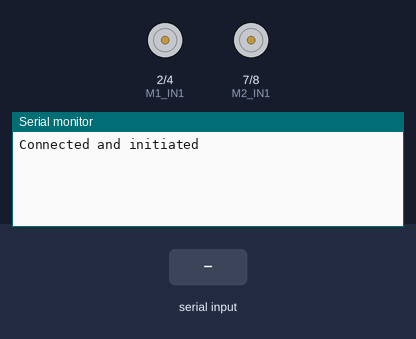
Simulated run of this sketch. Board: Arduino Uno, built with avr-gcc and run on an emulated ATmega328P. Parts: motor-driver pin pairs drawn as motors (green arrow = first pin HIGH = forward, orange = second pin HIGH = backward, longer = more drive, scaled by the enable pin), the last lines printed to the serial monitor. The test bench sets the inputs (shaded band).

Above: at 1.2 s.
1.3 s: "W" received over the second serial link
At 2.4 s:
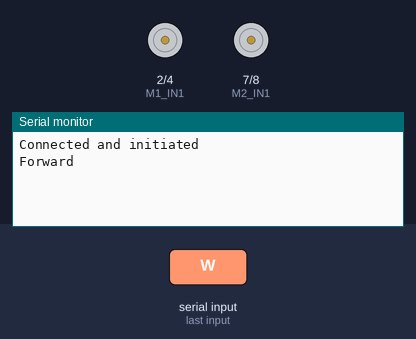
2.8 s: "S" received over the second serial link
At 3.5 s:
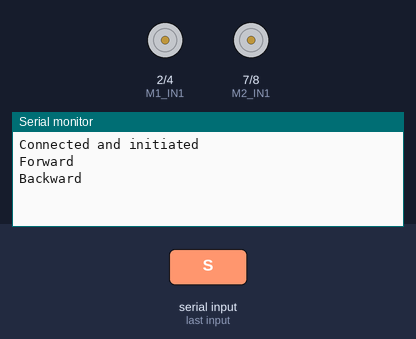
4.3 s: "A" received over the second serial link
At 4.7 s:
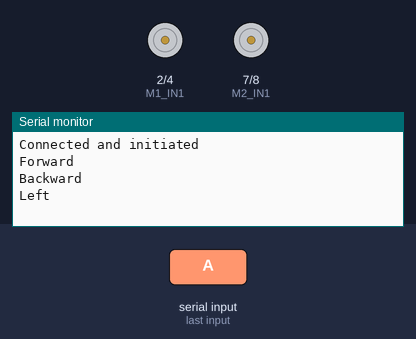
5.8 s: "D" received over the second serial link
At 7.0 s:
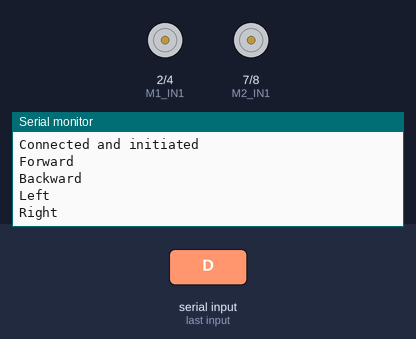

Measured:
- after the input at 1.3 s, the serial monitor: prints a new line at once (image 1)
- after the input at 2.8 s, the serial monitor: prints a new line at once (image 2)
- after the input at 4.3 s, the serial monitor: prints a new line at once (image 3)
- after the input at 5.8 s, the serial monitor: prints a new line at once (image 4)

The sketch:

GCBot_arduino.ino
```cpp
#include <SoftwareSerial.h>


/**
 * Connections.
 * The Rx of the bluetooth Module HC-05 should be connected to pin 11.
 * The Tx of HC-05 should be connected to pin 10.
 * Pin 2,3,4,5,7,8 should be connected to the corresponding pin on the motor driver ciruit
 * The motor fited on the left should be connected to 2,3,4 pins
 * The motor fited on the right should be connected to 5,7,8 pins
 */


// Motor 1 control pins defined here Left Motor
#define  M1_IN1   2
#define  M1_IN2   4
#define  M1_EN    3
// Motor 2 control pins defined here Right Motor
#define  M2_IN1   7
#define  M2_IN2   8
#define  M2_EN    5


SoftwareSerial terminal(10,11);// 10 -- Rx , 11 -- Tx of Bluetooth Module
char direction;
void setup()
{
  pinMode(M1_IN1, OUTPUT);
  pinMode(M1_IN2, OUTPUT);
  pinMode(M1_EN, OUTPUT);
  pinMode(M2_IN1, OUTPUT);
  pinMode(M2_IN2, OUTPUT);
  pinMode(M2_EN, OUTPUT);

  terminal.begin(9600);
  terminal.println("Connected and initiated");

  Serial.begin(9600);
  Serial.println("Connected and initiated");
}

void loop()
{
  if(terminal.available())
  {
    direction = terminal.read();

    if( direction == 'W')
    {
      digitalWrite(M1_IN1, HIGH);
      digitalWrite(M1_IN2, LOW);
      digitalWrite(M1_EN, HIGH);
      digitalWrite(M2_IN1, HIGH);
      digitalWrite(M2_IN2, LOW);
      digitalWrite(M2_EN, HIGH);
      Serial.println("Forward");
    }

    if( direction == 'S')
    {
      digitalWrite(M1_IN1, LOW);
      digitalWrite(M1_IN2, HIGH);
      digitalWrite(M1_EN, HIGH);
      digitalWrite(M2_IN1, LOW);
      digitalWrite(M2_IN2, HIGH);
      digitalWrite(M2_EN, LOW);
      Serial.println("Backward");
    }

    if( direction == 'A')
    {
      digitalWrite(M1_IN1, LOW);
      digitalWrite(M1_IN2, HIGH);
      digitalWrite(M1_EN, HIGH);
      digitalWrite(M2_IN1, HIGH);
      digitalWrite(M2_IN2, LOW);
      digitalWrite(M2_EN, HIGH);
      Serial.println("Left");
    }

    if( direction == 'D')
    {
      digitalWrite(M1_IN1, HIGH);
      digitalWrite(M1_IN2, LOW);
      digitalWrite(M1_EN, HIGH);
      digitalWrite(M2_IN1, LOW);
      digitalWrite(M2_IN2, HIGH);
      digitalWrite(M2_EN, HIGH);
      Serial.println("Right");
    }
  }

  else
  {
      digitalWrite(M1_IN1, LOW);
      digitalWrite(M1_IN2, LOW);
      digitalWrite(M1_EN, LOW);
      digitalWrite(M2_IN1, LOW);
      digitalWrite(M2_IN2, LOW);
      digitalWrite(M2_EN, LOW);
      //Serial.println("Stop");
  }

}
```
